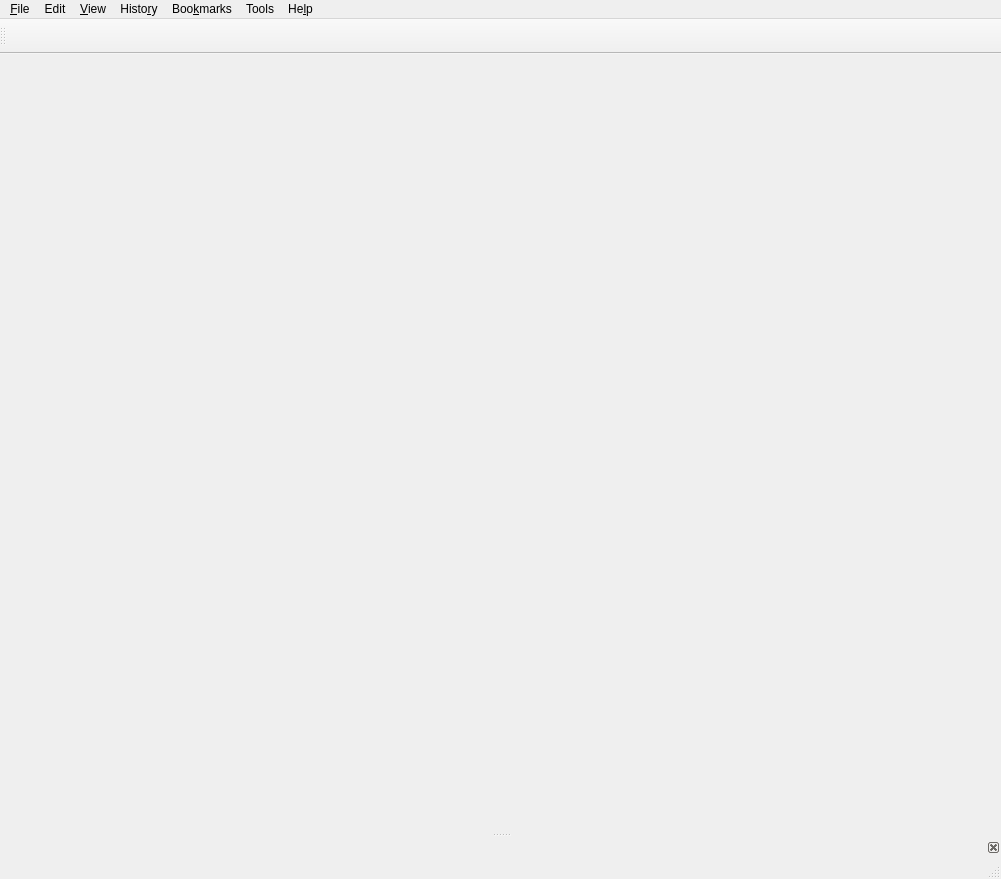
<?xml version="1.0" encoding="UTF-8"?>
<ui version="4.0">
 <class>MainWindow</class>
 <widget class="QMainWindow" name="MainWindow">
  <property name="geometry">
   <rect>
    <x>0</x>
    <y>0</y>
    <width>1001</width>
    <height>879</height>
   </rect>
  </property>
  <property name="contextMenuPolicy">
   <enum>Qt::NoContextMenu</enum>
  </property>
  <property name="windowTitle">
   <string>Web Browser</string>
  </property>
  <property name="windowIcon">
   <iconset resource="application.qrc">
    <normaloff>:/logo.png</normaloff>:/logo.png</iconset>
  </property>
  <widget class="QWidget" name="centralWidget">
   <layout class="QVBoxLayout" name="verticalLayout">
    <property name="spacing">
     <number>0</number>
    </property>
    <property name="sizeConstraint">
     <enum>QLayout::SetDefaultConstraint</enum>
    </property>
    <property name="leftMargin">
     <number>0</number>
    </property>
    <property name="topMargin">
     <number>0</number>
    </property>
    <property name="rightMargin">
     <number>0</number>
    </property>
    <property name="bottomMargin">
     <number>0</number>
    </property>
    <item>
     <widget class="BookmarkBar" name="bookmarkBar" native="true">
      <property name="minimumSize">
       <size>
        <width>0</width>
        <height>30</height>
       </size>
      </property>
     </widget>
    </item>
    <item>
     <widget class="FindTextWidget" name="widgetFindText" native="true"/>
    </item>
   </layout>
  </widget>
  <widget class="QMenuBar" name="menuBar">
   <property name="geometry">
    <rect>
     <x>0</x>
     <y>0</y>
     <width>1001</width>
     <height>29</height>
    </rect>
   </property>
   <widget class="QMenu" name="menuFile">
    <property name="title">
     <string>&amp;File</string>
    </property>
    <addaction name="actionNew_Tab"/>
    <addaction name="actionNew_Window"/>
    <addaction name="actionNew_Private_Window"/>
    <addaction name="separator"/>
    <addaction name="actionOpen_File"/>
    <addaction name="actionClose_Tab"/>
    <addaction name="actionClose_Window"/>
    <addaction name="separator"/>
    <addaction name="action_Save_Page_As"/>
    <addaction name="separator"/>
    <addaction name="action_Print"/>
    <addaction name="separator"/>
    <addaction name="action_Quit"/>
   </widget>
   <widget class="QMenu" name="menuEdit">
    <property name="title">
     <string>Edit</string>
    </property>
    <addaction name="action_Undo"/>
    <addaction name="action_Redo"/>
    <addaction name="separator"/>
    <addaction name="actionCu_t"/>
    <addaction name="action_Copy"/>
    <addaction name="action_Paste"/>
    <addaction name="action_Delete"/>
    <addaction name="separator"/>
    <addaction name="action_Find"/>
    <addaction name="separator"/>
    <addaction name="actionPreferences"/>
   </widget>
   <widget class="QMenu" name="menuView">
    <property name="title">
     <string>&amp;View</string>
    </property>
    <addaction name="actionBookmark_Bar"/>
    <addaction name="separator"/>
    <addaction name="actionZoom_In"/>
    <addaction name="actionZoom_Out"/>
    <addaction name="actionReset_Zoom"/>
    <addaction name="separator"/>
    <addaction name="actionReload"/>
    <addaction name="separator"/>
    <addaction name="actionPage_So_urce"/>
    <addaction name="action_Full_Screen"/>
   </widget>
   <widget class="HistoryMenu" name="menuHistory">
    <property name="title">
     <string>Histo&amp;ry</string>
    </property>
   </widget>
   <widget class="BookmarkMenu" name="menuBookmarks">
    <property name="styleSheet">
     <string notr="true">* { menu-scrollable: 1 }</string>
    </property>
    <property name="title">
     <string>Boo&amp;kmarks</string>
    </property>
   </widget>
   <widget class="QMenu" name="menuTools">
    <property name="title">
     <string>Tools</string>
    </property>
    <widget class="UserAgentMenu" name="menuUser_Agents">
     <property name="title">
      <string>&amp;User Agents</string>
     </property>
    </widget>
    <addaction name="actionManage_Ad_Blocker"/>
    <addaction name="actionManage_Cookies"/>
    <addaction name="actionUser_Scripts"/>
    <addaction name="menuUser_Agents"/>
    <addaction name="separator"/>
    <addaction name="actionView_Downloads"/>
   </widget>
   <widget class="QMenu" name="menuHelp">
    <property name="title">
     <string>He&amp;lp</string>
    </property>
    <addaction name="actionAbout"/>
    <addaction name="actionAbout_Qt"/>
   </widget>
   <addaction name="menuFile"/>
   <addaction name="menuEdit"/>
   <addaction name="menuView"/>
   <addaction name="menuHistory"/>
   <addaction name="menuBookmarks"/>
   <addaction name="menuTools"/>
   <addaction name="menuHelp"/>
  </widget>
  <widget class="NavigationToolBar" name="toolBar">
   <property name="sizePolicy">
    <sizepolicy hsizetype="Preferred" vsizetype="Maximum">
     <horstretch>0</horstretch>
     <verstretch>0</verstretch>
    </sizepolicy>
   </property>
   <property name="minimumSize">
    <size>
     <width>0</width>
     <height>35</height>
    </size>
   </property>
   <property name="windowTitle">
    <string>Show tool bar</string>
   </property>
   <property name="styleSheet">
    <string notr="true">QToolBar { spacing: 3px; } QToolButton::menu-indicator { subcontrol-position: bottom right; subcontrol-origin: content; }</string>
   </property>
   <attribute name="toolBarArea">
    <enum>TopToolBarArea</enum>
   </attribute>
   <attribute name="toolBarBreak">
    <bool>false</bool>
   </attribute>
  </widget>
  <widget class="QDockWidget" name="dockWidget">
   <property name="floating">
    <bool>false</bool>
   </property>
   <property name="features">
    <set>QDockWidget::DockWidgetClosable</set>
   </property>
   <attribute name="dockWidgetArea">
    <number>8</number>
   </attribute>
   <widget class="QWidget" name="dockWidgetContents"/>
  </widget>
  <widget class="QStatusBar" name="statusBar"/>
  <action name="actionNew_Window">
   <property name="icon">
    <iconset theme="window-new">
     <normaloff>.</normaloff>.</iconset>
   </property>
   <property name="text">
    <string>&amp;New Window</string>
   </property>
   <property name="shortcut">
    <string>Ctrl+N</string>
   </property>
  </action>
  <action name="actionNew_Tab">
   <property name="icon">
    <iconset theme="folder-new">
     <normaloff>.</normaloff>.</iconset>
   </property>
   <property name="text">
    <string>New &amp;Tab</string>
   </property>
   <property name="iconText">
    <string>New Tab</string>
   </property>
   <property name="toolTip">
    <string>New Tab</string>
   </property>
   <property name="shortcut">
    <string>Ctrl+T</string>
   </property>
  </action>
  <action name="actionNew_Private_Window">
   <property name="icon">
    <iconset theme="window-new">
     <normaloff>.</normaloff>.</iconset>
   </property>
   <property name="text">
    <string>New Private &amp;Window</string>
   </property>
   <property name="shortcut">
    <string>Ctrl+Shift+P</string>
   </property>
  </action>
  <action name="actionOpen_File">
   <property name="icon">
    <iconset theme="document-open">
     <normaloff>.</normaloff>.</iconset>
   </property>
   <property name="text">
    <string>&amp;Open File...</string>
   </property>
   <property name="shortcut">
    <string>Ctrl+O</string>
   </property>
  </action>
  <action name="actionClose_Tab">
   <property name="icon">
    <iconset theme="window-close">
     <normaloff>.</normaloff>.</iconset>
   </property>
   <property name="text">
    <string>&amp;Close Tab</string>
   </property>
   <property name="shortcut">
    <string>Ctrl+W</string>
   </property>
  </action>
  <action name="actionClose_Window">
   <property name="icon">
    <iconset theme="window-close">
     <normaloff>.</normaloff>.</iconset>
   </property>
   <property name="text">
    <string>C&amp;lose Window</string>
   </property>
   <property name="shortcut">
    <string>Ctrl+Shift+W</string>
   </property>
  </action>
  <action name="action_Save_Page_As">
   <property name="icon">
    <iconset theme="document-save-as">
     <normaloff>.</normaloff>.</iconset>
   </property>
   <property name="text">
    <string>&amp;Save Page As...</string>
   </property>
   <property name="shortcut">
    <string>Ctrl+S</string>
   </property>
  </action>
  <action name="action_Print">
   <property name="icon">
    <iconset theme="document-print">
     <normaloff>.</normaloff>.</iconset>
   </property>
   <property name="text">
    <string>&amp;Print...</string>
   </property>
   <property name="shortcut">
    <string>Ctrl+P</string>
   </property>
  </action>
  <action name="action_Quit">
   <property name="icon">
    <iconset theme="application-exit">
     <normaloff>.</normaloff>.</iconset>
   </property>
   <property name="text">
    <string>&amp;Quit</string>
   </property>
   <property name="shortcut">
    <string>Ctrl+Q</string>
   </property>
  </action>
  <action name="action_Undo">
   <property name="enabled">
    <bool>false</bool>
   </property>
   <property name="icon">
    <iconset theme="edit-undo">
     <normaloff>.</normaloff>.</iconset>
   </property>
   <property name="text">
    <string>&amp;Undo</string>
   </property>
   <property name="shortcut">
    <string>Ctrl+Z</string>
   </property>
  </action>
  <action name="action_Redo">
   <property name="enabled">
    <bool>false</bool>
   </property>
   <property name="icon">
    <iconset theme="edit-redo">
     <normaloff>.</normaloff>.</iconset>
   </property>
   <property name="text">
    <string>&amp;Redo</string>
   </property>
   <property name="shortcut">
    <string>Ctrl+Shift+Z</string>
   </property>
  </action>
  <action name="actionCu_t">
   <property name="icon">
    <iconset theme="edit-cut">
     <normaloff>.</normaloff>.</iconset>
   </property>
   <property name="text">
    <string>Cu&amp;t</string>
   </property>
   <property name="shortcut">
    <string>Ctrl+X</string>
   </property>
  </action>
  <action name="action_Copy">
   <property name="icon">
    <iconset theme="edit-copy">
     <normaloff>.</normaloff>.</iconset>
   </property>
   <property name="text">
    <string>&amp;Copy</string>
   </property>
   <property name="shortcut">
    <string>Ctrl+C</string>
   </property>
  </action>
  <action name="action_Paste">
   <property name="icon">
    <iconset theme="edit-paste">
     <normaloff>.</normaloff>.</iconset>
   </property>
   <property name="text">
    <string>&amp;Paste</string>
   </property>
   <property name="shortcut">
    <string>Ctrl+V</string>
   </property>
  </action>
  <action name="action_Delete">
   <property name="icon">
    <iconset theme="edit-delete">
     <normaloff>.</normaloff>.</iconset>
   </property>
   <property name="text">
    <string>&amp;Delete</string>
   </property>
   <property name="shortcut">
    <string>Del</string>
   </property>
  </action>
  <action name="action_Find">
   <property name="icon">
    <iconset theme="edit-find">
     <normaloff>.</normaloff>.</iconset>
   </property>
   <property name="text">
    <string>&amp;Find</string>
   </property>
   <property name="shortcut">
    <string>Ctrl+F</string>
   </property>
  </action>
  <action name="actionPreferences">
   <property name="icon">
    <iconset theme="preferences-other">
     <normaloff>.</normaloff>.</iconset>
   </property>
   <property name="text">
    <string>Pr&amp;eferences</string>
   </property>
  </action>
  <action name="actionBookmark_Bar">
   <property name="checkable">
    <bool>true</bool>
   </property>
   <property name="icon">
    <iconset theme="user-bookmarks">
     <normaloff>.</normaloff>.</iconset>
   </property>
   <property name="text">
    <string>&amp;Bookmark Bar</string>
   </property>
  </action>
  <action name="actionZoom_In">
   <property name="icon">
    <iconset theme="zoom-in">
     <normaloff>.</normaloff>.</iconset>
   </property>
   <property name="text">
    <string>Zoom &amp;In</string>
   </property>
   <property name="shortcut">
    <string>Ctrl+=</string>
   </property>
  </action>
  <action name="actionZoom_Out">
   <property name="icon">
    <iconset theme="zoom-out">
     <normaloff>.</normaloff>.</iconset>
   </property>
   <property name="text">
    <string>Zoom &amp;Out</string>
   </property>
   <property name="shortcut">
    <string>Ctrl+-</string>
   </property>
  </action>
  <action name="actionReset_Zoom">
   <property name="icon">
    <iconset theme="zoom-original">
     <normaloff>.</normaloff>.</iconset>
   </property>
   <property name="text">
    <string>Reset &amp;Zoom</string>
   </property>
  </action>
  <action name="actionPage_So_urce">
   <property name="icon">
    <iconset theme="accessories-text-editor">
     <normaloff>.</normaloff>.</iconset>
   </property>
   <property name="text">
    <string>Page So&amp;urce</string>
   </property>
   <property name="shortcut">
    <string>Ctrl+U</string>
   </property>
  </action>
  <action name="action_Full_Screen">
   <property name="checkable">
    <bool>true</bool>
   </property>
   <property name="icon">
    <iconset theme="view-fullscreen">
     <normaloff>.</normaloff>.</iconset>
   </property>
   <property name="text">
    <string>&amp;Full Screen</string>
   </property>
   <property name="shortcut">
    <string>F11</string>
   </property>
  </action>
  <action name="actionManage_Cookies">
   <property name="text">
    <string>&amp;Manage Cookies</string>
   </property>
  </action>
  <action name="actionAbout">
   <property name="text">
    <string>&amp;About Viper Browser</string>
   </property>
  </action>
  <action name="actionShow_all_history">
   <property name="text">
    <string>&amp;Show All History</string>
   </property>
   <property name="shortcut">
    <string>Ctrl+Shift+H</string>
   </property>
  </action>
  <action name="actionClear_Recent_History">
   <property name="text">
    <string>&amp;Clear Recent History...</string>
   </property>
   <property name="shortcut">
    <string>Ctrl+Shift+Del</string>
   </property>
  </action>
  <action name="actionReload">
   <property name="icon">
    <iconset theme="view-refresh">
     <normaloff>.</normaloff>.</iconset>
   </property>
   <property name="text">
    <string>&amp;Reload</string>
   </property>
   <property name="shortcut">
    <string>Ctrl+R</string>
   </property>
  </action>
  <action name="actionView_Downloads">
   <property name="text">
    <string>&amp;View Downloads</string>
   </property>
  </action>
  <action name="actionDefault">
   <property name="checkable">
    <bool>true</bool>
   </property>
   <property name="checked">
    <bool>true</bool>
   </property>
   <property name="text">
    <string>&amp;Default</string>
   </property>
  </action>
  <action name="actionAdd_User_Agent">
   <property name="text">
    <string>&amp;Add User Agent</string>
   </property>
  </action>
  <action name="actionAbout_Qt">
   <property name="text">
    <string>About &amp;Qt</string>
   </property>
  </action>
  <action name="actionUser_Scripts">
   <property name="text">
    <string>Manage User &amp;Scripts</string>
   </property>
  </action>
  <action name="actionManage_Ad_Blocker">
   <property name="text">
    <string>Manage Ad &amp;Blocker</string>
   </property>
  </action>
 </widget>
 <layoutdefault spacing="6" margin="11"/>
 <customwidgets>
  <customwidget>
   <class>FindTextWidget</class>
   <extends>QWidget</extends>
   <header>Widgets/FindTextWidget.h</header>
   <container>1</container>
  </customwidget>
  <customwidget>
   <class>BookmarkBar</class>
   <extends>QWidget</extends>
   <header>Widgets/BookmarkBar.h</header>
   <container>1</container>
  </customwidget>
  <customwidget>
   <class>HistoryMenu</class>
   <extends>QMenu</extends>
   <header>History/HistoryMenu.h</header>
  </customwidget>
  <customwidget>
   <class>UserAgentMenu</class>
   <extends>QMenu</extends>
   <header>UserAgents/UserAgentMenu.h</header>
  </customwidget>
  <customwidget>
   <class>BookmarkMenu</class>
   <extends>QMenu</extends>
   <header>Bookmarks/BookmarkMenu.h</header>
  </customwidget>
  <customwidget>
   <class>NavigationToolBar</class>
   <extends>QToolBar</extends>
   <header>Window/NavigationToolBar.h</header>
  </customwidget>
 </customwidgets>
 <resources>
  <include location="application.qrc"/>
 </resources>
 <connections>
  <connection>
   <sender>actionOpen_File</sender>
   <signal>triggered()</signal>
   <receiver>MainWindow</receiver>
   <slot>openFileInBrowser()</slot>
   <hints>
    <hint type="sourcelabel">
     <x>-1</x>
     <y>-1</y>
    </hint>
    <hint type="destinationlabel">
     <x>500</x>
     <y>439</y>
    </hint>
   </hints>
  </connection>
  <connection>
   <sender>action_Print</sender>
   <signal>triggered()</signal>
   <receiver>MainWindow</receiver>
   <slot>printTabContents()</slot>
   <hints>
    <hint type="sourcelabel">
     <x>-1</x>
     <y>-1</y>
    </hint>
    <hint type="destinationlabel">
     <x>500</x>
     <y>439</y>
    </hint>
   </hints>
  </connection>
  <connection>
   <sender>actionClose_Window</sender>
   <signal>triggered()</signal>
   <receiver>MainWindow</receiver>
   <slot>close()</slot>
   <hints>
    <hint type="sourcelabel">
     <x>-1</x>
     <y>-1</y>
    </hint>
    <hint type="destinationlabel">
     <x>500</x>
     <y>439</y>
    </hint>
   </hints>
  </connection>
  <connection>
   <sender>action_Find</sender>
   <signal>triggered()</signal>
   <receiver>MainWindow</receiver>
   <slot>onFindTextAction()</slot>
   <hints>
    <hint type="sourcelabel">
     <x>-1</x>
     <y>-1</y>
    </hint>
    <hint type="destinationlabel">
     <x>500</x>
     <y>439</y>
    </hint>
   </hints>
  </connection>
  <connection>
   <sender>action_Full_Screen</sender>
   <signal>triggered(bool)</signal>
   <receiver>MainWindow</receiver>
   <slot>onToggleFullScreen(bool)</slot>
   <hints>
    <hint type="sourcelabel">
     <x>-1</x>
     <y>-1</y>
    </hint>
    <hint type="destinationlabel">
     <x>500</x>
     <y>439</y>
    </hint>
   </hints>
  </connection>
  <connection>
   <sender>actionPreferences</sender>
   <signal>triggered()</signal>
   <receiver>MainWindow</receiver>
   <slot>openPreferences()</slot>
   <hints>
    <hint type="sourcelabel">
     <x>-1</x>
     <y>-1</y>
    </hint>
    <hint type="destinationlabel">
     <x>500</x>
     <y>439</y>
    </hint>
   </hints>
  </connection>
  <connection>
   <sender>actionPage_So_urce</sender>
   <signal>triggered()</signal>
   <receiver>MainWindow</receiver>
   <slot>onRequestViewSource()</slot>
   <hints>
    <hint type="sourcelabel">
     <x>-1</x>
     <y>-1</y>
    </hint>
    <hint type="destinationlabel">
     <x>500</x>
     <y>439</y>
    </hint>
   </hints>
  </connection>
 </connections>
 <slots>
  <slot>openFileInBrowser()</slot>
  <slot>printTabContents()</slot>
  <slot>onFindTextAction()</slot>
  <slot>onToggleFullScreen(bool)</slot>
  <slot>openPreferences()</slot>
  <slot>onRequestViewSource()</slot>
 </slots>
</ui>
